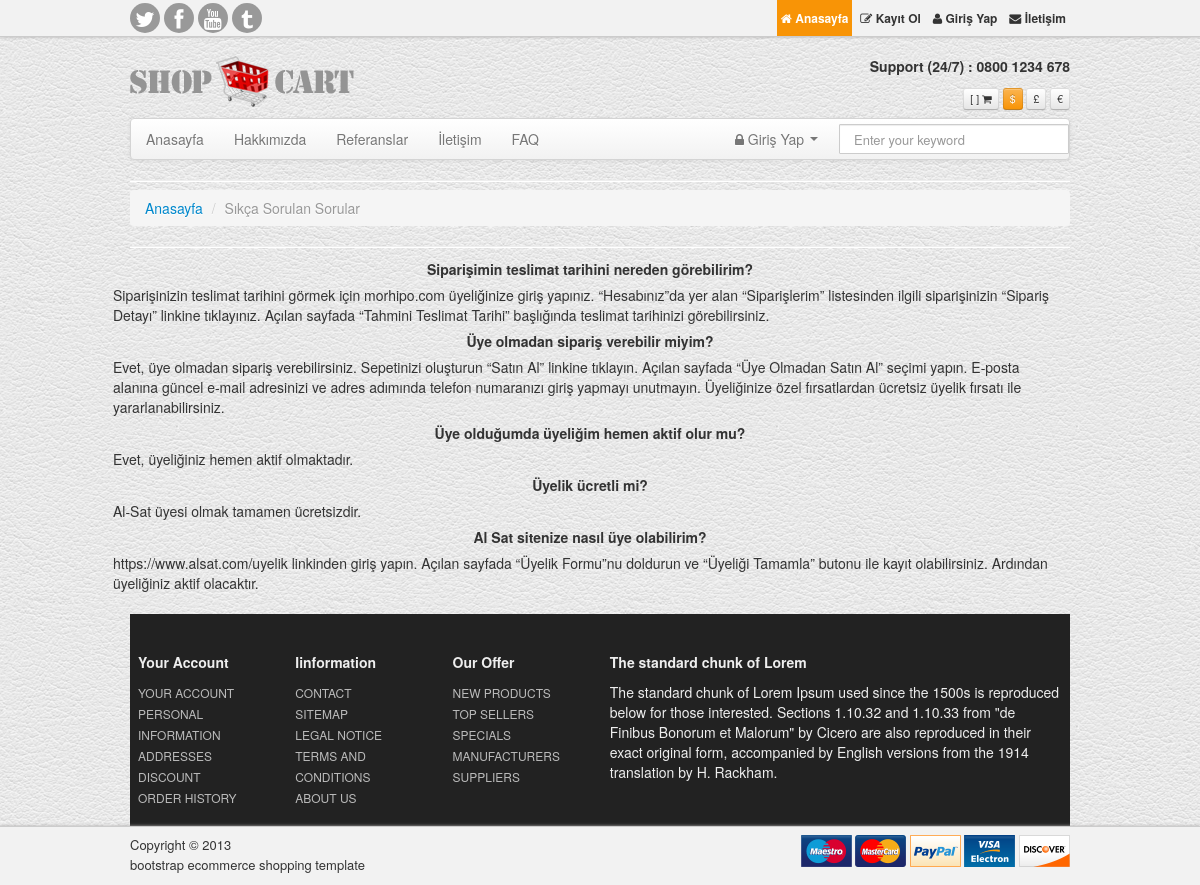
Screenshot of /sss/ with the database file from the repository.
### home/models.py (models this page shows, shortened)
class FAQ(models.Model):
    STATUS = (
        ('True', 'Evet'),
        ('False', 'Hayır'),
    )
    question = models.CharField(max_length=150)
    questionnumber = models.IntegerField()
    answer = models.TextField()
    status = models.CharField(max_length=10, choices=STATUS)
    create_at = models.DateTimeField(auto_now_add=True)
    update_at = models.DateTimeField(auto_now=True)

### home/views.py (the view)
# urls.py: path('sss/', views.faq, name='faq'),
def faq(request):
    category = Category.objects.all()
    faq = FAQ.objects.all().order_by('questionnumber')
    context = {'category': category,
               'faq': faq,
               }
    return render(request, 'faq.html', context)

### home/templates/faq.html (shortened to what this page needs)
{%  extends "homebase.html" %}
{% block content %}
	<hr class="soften">
	<div>
        <ul class="breadcrumb">
		    <li><a href="/">Anasayfa</a> <span class="divider">/</span></li>
		    <li class="active">Sıkça Sorulan Sorular</li>
        </ul>
	</div>
	<hr class="soften">
	<div class="row">
    <table cellpadding="3" width="1200">
        {% for rs in faq %}
        <tr>
            <th>{{ rs.question }}</th>
        </tr>
        <tr>
            <td>{{ rs.answer}}</td>
        </tr>
        {% endfor %}
    </table>
	</div>
{% endblock %}

### home/static/style.css (style rules this page uses)
body { background:url(assets/img/white_leather.png) repeat 0 0; }
hr.soften { margin: 8px 0;background: #DDD; }

### rows the page displays
FAQ: question "Siparişimin teslimat tarihini nereden görebilirim?", answer "Siparişinizin teslimat tarihini görmek için morhipo.com üyeliğinize giriş yapınız. “Hesabınız”da yer alan “Siparişlerim” listesinden ilgili siparişinizin “Sipariş Detayı” linkine tıklayınız. Açılan sayfada “Tahmini Teslimat Tarihi” başlığında teslimat tarihinizi görebilirsiniz."
FAQ: question "Üye olmadan sipariş verebilir miyim?", answer "Evet, üye olmadan sipariş verebilirsiniz. Sepetinizi oluşturun “Satın Al” linkine tıklayın. Açılan sayfada “Üye Olmadan Satın Al” seçimi yapın. E-posta alanına güncel e-mail adresinizi ve adres adımında telefon numaranızı giriş yapmayı unutmayın. Üyeliğinize özel fırsatlardan ücretsiz üyelik fırsatı ile yararlanabilirsiniz."
FAQ: question "Üye olduğumda üyeliğim hemen aktif olur mu?", answer "Evet, üyeliğiniz hemen aktif olmaktadır."
FAQ: question "Üyelik ücretli mi?", answer "Al-Sat üyesi olmak tamamen ücretsizdir."
FAQ: question "Al Sat sitenize nasıl üye olabilirim?", answer "https://www.alsat.com/uyelik linkinden giriş yapın. Açılan sayfada “Üyelik Formu”nu doldurun ve “Üyeliği Tamamla” butonu ile kayıt olabilirsiniz. Ardından üyeliğiniz aktif olacaktır."
